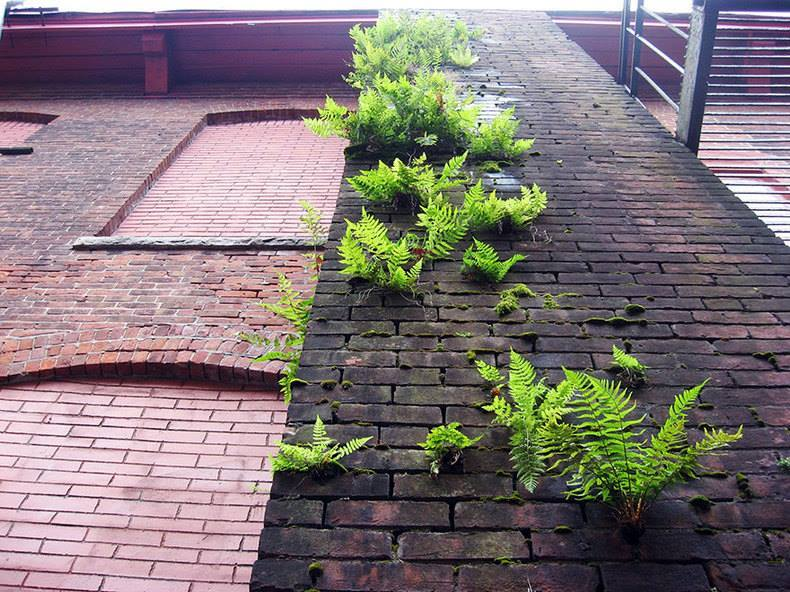
#> input picture Target.jpg, 790 x 592 px
$ python Plants-detector.py
#> lines starting #> are read from the running program, lines starting #| are printed output that depends on the picture; after the words box and inside, x2 and y2 are one past the last pixel; in counts of white or black regions, pixels touching at a corner belong together
'''
"Plant detection"  project

Team Members :
                - Ahmad Zakaria Ali Mohamed
                - Tarek Ibrahim Hammad


'''
import cv2
import numpy as np
import serial


# creating class to handle plant detection
class plantDetection:
    def __init__(self,img):
        self.height = img.shape[0]
        self.width = img.shape[1]
        self.part_width = img.shape[1]//3

    #creating Method to blurs the image and converts to HSV color scale
    def preprocess(self, img):

        kernel = 15
        #step 1:blur image
        img_blur = cv2.medianBlur(img,kernel)
        #step 2:convert to HSV color scale
        img_hsv = cv2.cvtColor(img_blur,cv2.COLOR_BGR2HSV)

        return img_hsv


    # Create a mask containing with green colored pixels included
    def createMask(self, img_hsv):

        sensitivity = 20
        lower_bound = np.array([50 - sensitivity, 100, 60])
        upper_bound = np.array([50 + sensitivity, 255, 255])

        #create mask
        msk = cv2.inRange(img_hsv, lower_bound, upper_bound)

        return msk

    #apply morphology transformation
    def transform(self, msk):
        kernel = cv2.getStructuringElement(cv2.MORPH_ELLIPSE, (7,7))

        #erosion and dilation
        res_msk = cv2.morphologyEx(msk, cv2.MORPH_OPEN, kernel)
        res_msk = cv2.morphologyEx(res_msk, cv2.MORPH_CLOSE, kernel)

        return res_msk
    #returns the percentage of white in a binary image

    def calcPercentage(self, msk):
        height, width = msk.shape[:2]
        num_pixels = height * width
        count_white = cv2.countNonZero(msk)
        percent_white = (count_white/num_pixels) * 100
        percent_white = round(percent_white,2)

        return percent_white
    #Divide the mask into 3 parts and calculate the percentage of plants in each part
    #This will be used to find the direction in which the bot has to move
    def plantPercentage(self, msk):

        left_part = msk[:,:self.part_width]
        mid_part = msk[:,self.part_width:2*self.part_width]
        right_part = msk[:,2*self.part_width:]

        #percentage of plant
        left_percent = self.calcPercentage(left_part)
        mid_percent = self.calcPercentage(mid_part)
        right_percent = self.calcPercentage(right_part)

        return [left_percent, mid_percent, right_percent]
    #takes a 3-element list containing the left, middle and right percentages and writes them to an image

    def markPercentage(self, img, percentage):
        part_width = self.width//3

        font = cv2.FONT_HERSHEY_SIMPLEX
        idx = 0
        #write text in each partition
        for i in range(3):
            idx  += 1
            cv2.putText(img, str(percentage[i]) + "%", (int(part_width*(i + 0.34)), self.height//2), font, 1.0, (0,0,255),3, cv2.LINE_AA)
        return img

def main():
    #interfacing with User

    print("Welcome to plant detect program!")
    print("The python part will detect the plant in an image")
    print("Then the 'arduino' will turn on a Led in case if it finds a plant.")

    img = cv2.imread("Target.jpg")
#> img is the input picture: shape (592, 790, 3); mean B, G, R 118.3, 117.8, 127.8
    print(img.shape)
#| (592, 790, 3)
    img_resize = cv2.resize(img, (800,500))
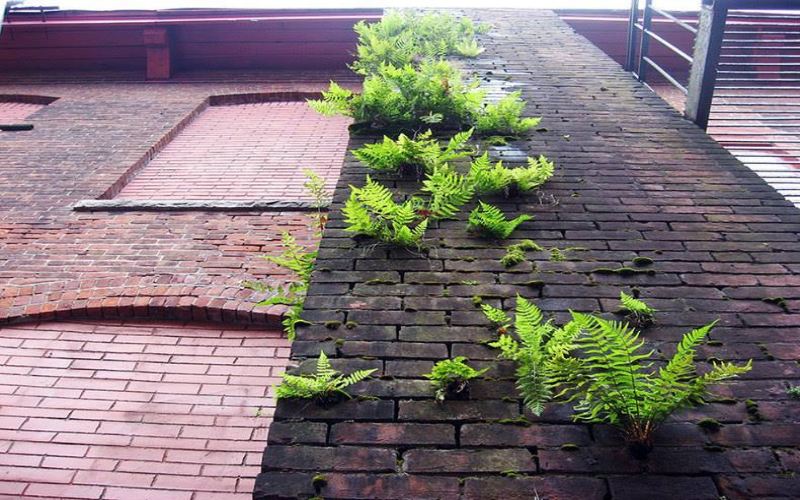
#> img_resize: shape (500, 800, 3); mean B, G, R 118.2, 117.7, 127.7

    plant = plantDetection(img)

    img_hsv = plant.preprocess(img)
#> in preprocess, `img_blur = cv2.medianBlur(img,kernel)`:
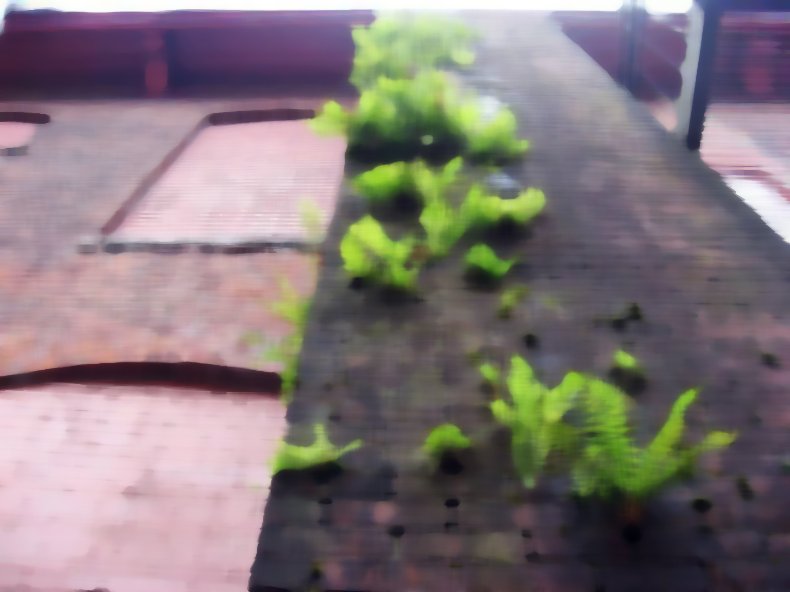
#> img_blur: shape (592, 790, 3); mean B, G, R 120.9, 119.7, 130.4
#> in preprocess, `img_hsv = cv2.cvtColor(img_blur,cv2.COLOR_BGR2HSV)`: img_hsv: shape (592, 790, 3); mean H, S, V 122.3, 56.5, 138.2

    msk = plant.createMask(img_hsv)
#> in createMask, `msk = cv2.inRange(img_hsv, lower_bound, upper_bound)`:
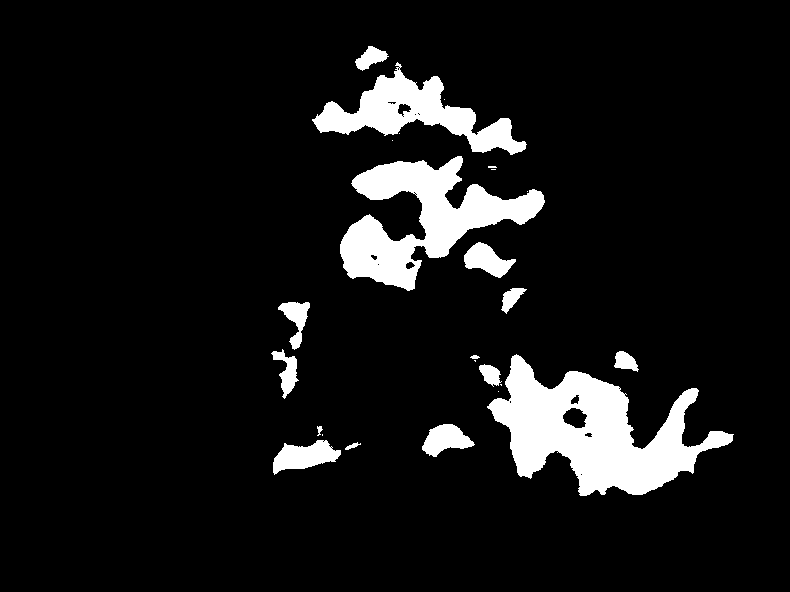
#> msk: shape (592, 790); 8.7% white; 25 white regions (10 under 20 px), largest, box (x1, y1, x2, y2) and area: (487, 354, 734, 496) 16064, (340, 156, 545, 291) 11560, (312, 62, 527, 155) 6783

    msk = plant.transform(msk)
#> in transform, `res_msk = cv2.morphologyEx(msk, cv2.MORPH_OPEN, kernel)`:
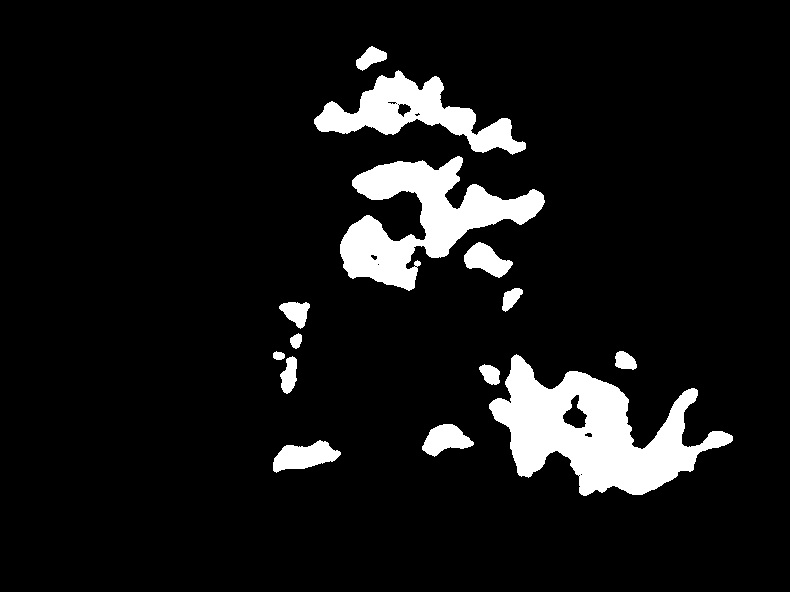
#> res_msk: shape (592, 790); 8.5% white; 14 white regions, largest, box (x1, y1, x2, y2) and area: (489, 354, 733, 496) 15916, (340, 156, 545, 291) 11475, (314, 70, 526, 155) 6658
#> in transform, `res_msk = cv2.morphologyEx(res_msk, cv2.MORPH_CLOSE, kernel)`: res_msk: shape (592, 790); 8.6% white; 12 white regions, largest, box (x1, y1, x2, y2) and area: (479, 354, 733, 496) 16322, (340, 156, 545, 291) 11555, (314, 70, 526, 155) 6733

    percentage = plant.plantPercentage(msk)
#> in plantPercentage, `left_part = msk[:,:self.part_width]`: left_part: shape (592, 263); every value is 0
#> in plantPercentage, `mid_part = msk[:,self.part_width:2*self.part_width]`:
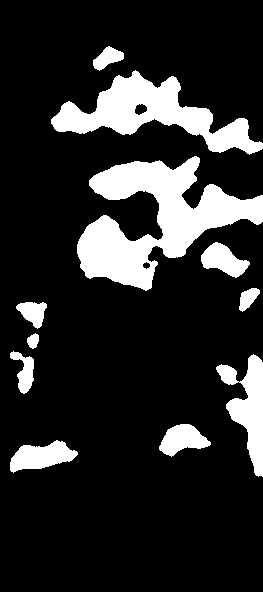
#> mid_part: shape (592, 263); 16.5% white; 11 white regions, largest, box (x1, y1, x2, y2) and area: (77, 156, 263, 291) 11131, (51, 70, 263, 155) 6733, (216, 354, 263, 477) 2564
#> in plantPercentage, `right_part = msk[:,2*self.part_width:]`:
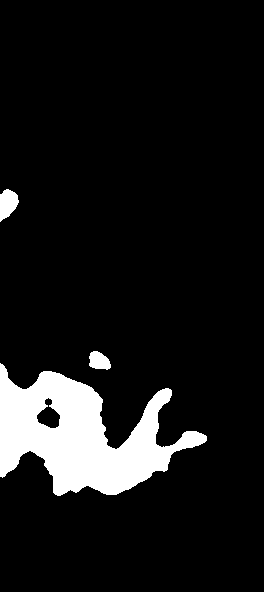
#> right_part: shape (592, 264); 9.3% white; 3 white regions, box (x1, y1, x2, y2) and area: (0, 363, 207, 496) 13758, (0, 189, 19, 222) 424, (89, 351, 111, 370) 307
#> in calcPercentage, `count_white = cv2.countNonZero(msk)`: count_white = 0
#> in plantPercentage, `mid_percent = self.calcPercentage(mid_part)`: mid_percent = 16.47
#> in plantPercentage, `right_percent = self.calcPercentage(right_part)`: right_percent = 9.27
#> percentage = [0, 16.47, 9.27]

    #To Arduino if it passes the threshold

    threshold = [15, 15, 15]
    if (percentage[0] > threshold[0] or percentage[1] > threshold[1] or percentage[2] > threshold[2]):
        ser1 = serial.Serial('COM3', 9600)
        ser1.write('s'.encode())
        print("A plant has been detected!")
    else:
        print("No plant in the image!")
    res =plant. markPercentage(img_resize, percentage)
#> after the loop in markPercentage, `for i in range(3):`: idx = 3
    res_msk = cv2.bitwise_and(img,img,mask = msk)
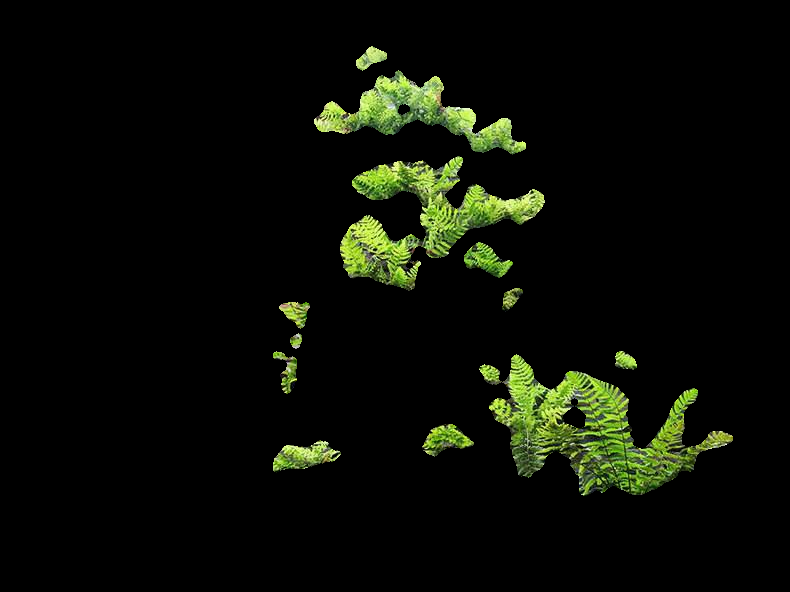
#> res_msk: shape (592, 790, 3); mean B, G, R 5.5, 13.2, 10.3
    cv2.imshow('Res',res)
    cv2.imshow('Mask', res_msk)
    cv2.imshow('Frame',img)
    cv2.waitKey()
    cv2.destroyAllWindows()


if __name__ == "__main__":
    main()
